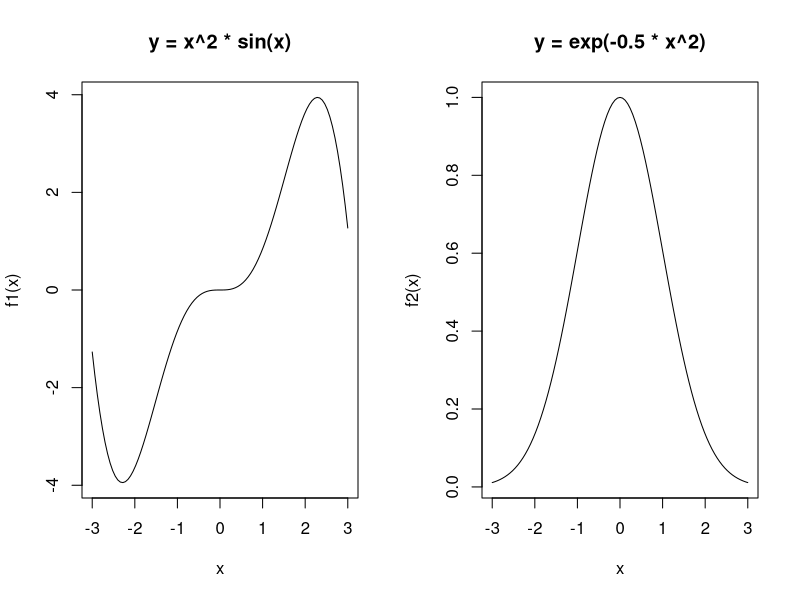

Reproduce this figure in R.
# Exercise

# 1. Let x = sin(x1^2 + 2*x2), where
#    x1 = c(1,..., 10), x2 = c(1, 3,..., 19).
#    Find the maximum value in x that are < 0.5

x1 <- 1:10
x2 <- seq(1, 19, by = 2)

f <- function(x1, x2){
 y = sin(x1^2 + 2*x2)
 return(y)
}
x <- f(x1, x2)
max(x[x < 0.5])




# 2. Let A be the 2 x 3 matrix filled with 1:6 by columns.
#    Let B be the 2 x 3 matrix filled with 6:1 by rows.
#    X1 is obtained by combining A, B, B, A by rows.
#    Find the maximum value of columns sums of X1.

A <- matrix(1:6, 2, 3)
B <- matrix(6:1, 2, 3, byrow = T)
X1 <- rbind(A, B, B, A)
max(colSums(X1))




# 3. Find the maximum value of solutions for
#    3x +   2y -  z =  1
#    2x -   2y + 4z = -2
#    -x + 0.5y -  z =  0

A <- rbind(c(3, 2, -1),
           c(2, -2, 4),
           c(-1, 0.5, -1))
b <- c(1, -2, 0)
max(solve(A, b))




# 4. Create the data frame X containing columns x1, x2, where
#    x1 = 1:7, x2 = c("a",...,"g")

x1 <- 1:7
x2 <- letters[1:7]
X <- data.frame(x1, x2)




# 5. Display the graphs of the functions
#    y = x^2 * sin(x) over the the interval (-3, 3) 
#    y = exp(-0.5 * x^2) over the interval (-3, 3)
#    in one graph window.

f1 <- function(x){
 y = x^2 * sin(x)
 return(y)
}

f2 <- function(x){
 y = exp(-0.5 * x^2)
 return(y)
}

windows(h = 8, w = 16)
par(mfcol = c(1, 2))
curve(f1, -3, 3, main = "y = x^2 * sin(x)")
curve(f2, -3, 3, main = "y = exp(-0.5 * x^2)")




